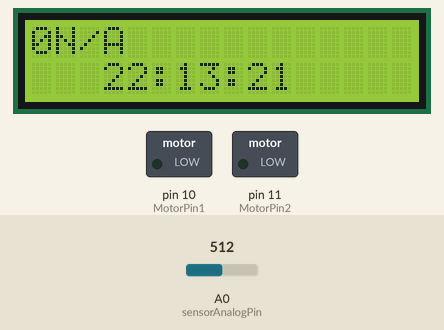
Simulated run of this sketch. Board: Arduino Uno, built with avr-gcc and run on an emulated ATmega328P. On the bench: 16×2 character LCD, switched loads named in the sketch (green lamp = pin HIGH). The inputs (shaded band) are chosen by the test bench; at power-on: A0 (sensorAnalogPin) = 512. The local clock reads 2024-03-15 10:24:30 at power-on unless the sketch sets it; what the sketch prints to the serial monitor is not drawn.

Above: at 1.1 s.
At 6.1 s:
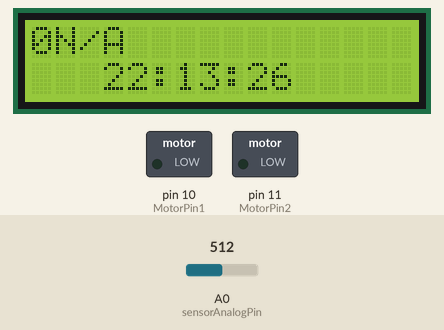
At 10.1 s:
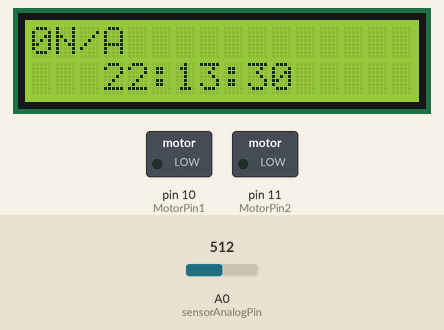
At 19.1 s:
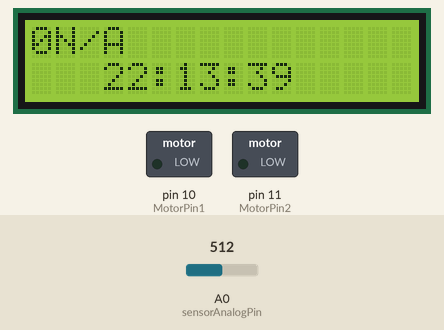
At 28.1 s:
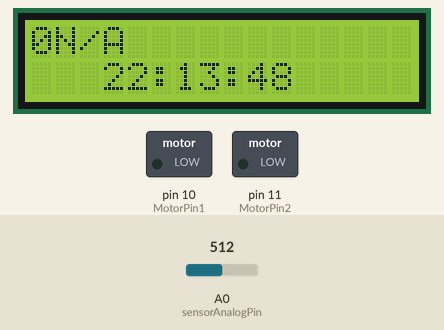
At 38.1 s:
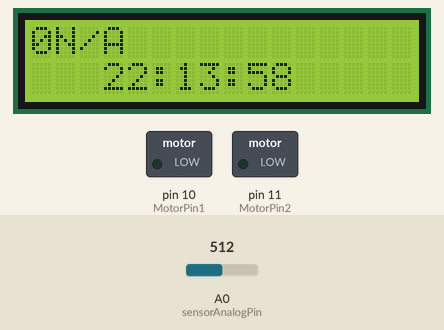

Measured:
- what the display in image 0 shows lasts 1.0 s, from 1.0 s to 2.0 s

The sketch:

MergedCode.ino
```cpp
#include <LiquidCrystal.h>
#include <Wire.h>
#include <RTClib.h>
#include "arduinoFFT.h"//ver 1.6.2

//lcd pins
#define rs 25
#define en 23
#define d0 36
#define d1 34
#define d2 32
#define d3 30
#define d4 28
#define d5 26
#define d6 24
#define d7 22
//motor pins
#define MotorPin1 10
#define MotorPin2 11
//microphone pins
#define sensorAnalogPin A0
#define sensorDigitalPin 2

//setup for motor and lcd and RTC
RTC_DS1307 clock;

//             0   1   2  3  4   5   6
int PWMs[] = {255,192,128,0,128,192,255};
int motorIndex=3; //start at 0 rpm
volatile char dir[] = "N/A";
int speed;
LiquidCrystal lcd(rs,en,d0,d1,d2,d3,d4,d5,d6,d7);

//setup microphone and FFT
//Arduino FFT Library Globals and Constants **IMPORTANT: MUST USE arduinoFFT 1.6.2**
double peakFreq = 0;
int freqs{};
int numSamples = 0;
unsigned long ms = 0;
const uint16_t samples = 128;
double vReal[samples];
double vImag[samples];
const double samplingFreq = 1600;
unsigned int time_constant = round(1000000/samplingFreq);
arduinoFFT FFT = arduinoFFT();
double a4 = 440;
double c4 = 262;
double perError = 0.02;


void setup() {
  // put your setup code here, to run once:
    cli();//stop interrupts

  //set timer1 interrupt at 1Hz
  TCCR1A = 0;// set entire TCCR1A register to 0
  TCCR1B = 0;// same for TCCR1B
  TCNT1  = 0;//initialize counter value to 0
  // set compare match register for 1hz increments
  OCR1A = 15624;// = (16*10^6) / (1*1024) - 1 (must be <65536)
  // turn on CTC mode
  TCCR1B |= (1 << WGM12);
  // Set CS12 and CS10 bits for 1024 prescaler
  TCCR1B |= (1 << CS12) | (1 << CS10);
  // enable timer compare interrupt
  TIMSK1 |= (1 << OCIE1A);

  sei();//allow interrupts
  while(!clock.begin()){delay(1);}//setup RTC, is a few seconds off though
  clock.adjust(DateTime(F(__DATE__), F(__TIME__)));
  Serial.begin(9600);//debug
  Serial.print("RTC connected\n");
  lcd.begin(16, 2);
  lcd.print("");


  pinMode(MotorPin1, OUTPUT);
  pinMode(MotorPin2, OUTPUT);
  pinMode(sensorDigitalPin, INPUT);
}

void loop() {
  // put your main code here, to run repeatedly:
  ms = micros();
  for(int i = 0; i < samples; i++){
    vReal[i] = (double)analogRead(sensorAnalogPin);
    vImag[i] = 0;
    while(micros() < ms + time_constant){

    }
    ms += time_constant;
  }

  FFT.Windowing(vReal, samples, FFTWindow::Hamming, FFTDirection::Forward);
  FFT.Compute(vReal, vImag, samples, FFTDirection::Forward);
  FFT.ComplexToMagnitude(vReal, vImag, samples);
  Serial.print("Main frequency: ");
  peakFreq = FFT.MajorPeak(vReal, samples, samplingFreq);
  Serial.println(peakFreq);

  //
  signed int stepDir=0;//stepDir is the direction of the step being taken,
                       //eg. -1 for down, 0 for stationary, 1 for up. For debug =0

  //convert peak freq to step direction, which is used in the rest of the code
  if(peakFreq < (c4*(1+perError)) && peakFreq > (c4*(1-perError)))      {stepDir=1;}//C4 within 2%
  else if(peakFreq < (a4*(1+perError)) && peakFreq > (a4*(1-perError))) {stepDir=-1;}//A4 within 2%
  //motorIndex=2;


  if(motorIndex+stepDir > -1 && motorIndex+stepDir < 7){
    motorIndex=motorIndex+stepDir;
  }
  else{ stepDir = 0;  }//if stepDir+motorIndex falls outside bounds -> set stepDir to 0
  speed = PWMs[motorIndex];
  if(motorIndex < 3){
    analogWrite(MotorPin2, speed);
    analogWrite(MotorPin1, 0);
    dir[0]='C';
    dir[1]='C';
    dir[2]='W';
  }
  else if(motorIndex > 3){
    analogWrite(MotorPin1, speed);
    analogWrite(MotorPin2, 0);
    dir[0]='C';
    dir[1]='W';
    dir[2]=' ';
  }
  else if(motorIndex == 3){
    analogWrite(MotorPin1, 0);
    analogWrite(MotorPin2, 0);
    dir[0]='N';
    dir[1]='/';
    dir[2]='A';
  }

}

ISR(TIMER1_COMPA_vect){//timer1 interrupt 1Hz toggles pin 13 (LED)
//generates pulse wave of frequency 1Hz/2 = 0.5kHz (takes two cycles for full wave- toggle high then toggle low)
  sei();
  lcd.setCursor(0,0);
  lcd.print(speed);
  lcd.print(dir[0]);
  lcd.print(dir[1]);
  lcd.print(dir[2]);

  DateTime RTCdata = clock.now();
  lcd.setCursor(3,2);
  lcd.print(RTCdata.hour());

  lcd.print(':');

  lcd.setCursor(6,2);
    if(RTCdata.minute()<10){
    lcd.print('0');
    lcd.print(RTCdata.minute());
  }
  else{lcd.print(RTCdata.minute()); }

  lcd.setCursor(8,2);
  lcd.print(":");
  if(RTCdata.second()<10){
    lcd.print('0');
    lcd.print(RTCdata.second());
  }
  else{lcd.print(RTCdata.second()); }
  cli();
}
```
